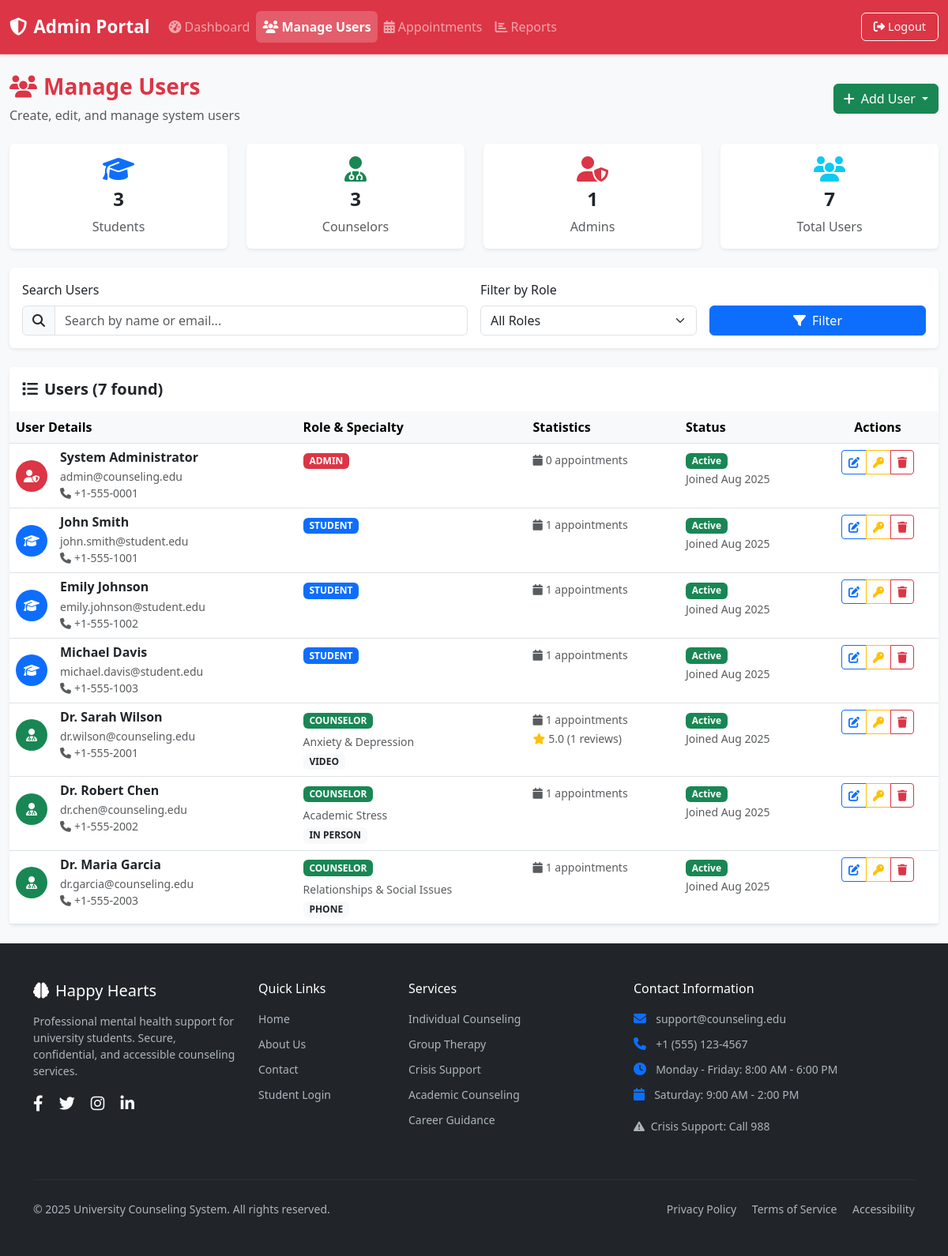
/admin/manage_users.php (signed in), run on the app's committed database.
### tables this page shows
CREATE TABLE users (
  id BIGINT AUTO_INCREMENT PRIMARY KEY,
  role ENUM('STUDENT','COUNSELOR','ADMIN') NOT NULL,
  name VARCHAR(150) NOT NULL,
  email VARCHAR(150) UNIQUE NOT NULL,
  password_hash VARCHAR(255) NOT NULL,
  phone VARCHAR(20),
  created_at TIMESTAMP DEFAULT CURRENT_TIMESTAMP
);

CREATE TABLE counselor_profiles (
  user_id BIGINT PRIMARY KEY,
  specialty VARCHAR(150),
  meeting_mode ENUM('IN_PERSON','VIDEO','PHONE'),
  bio TEXT,
  location VARCHAR(150),
  FOREIGN KEY (user_id) REFERENCES users(id) ON DELETE CASCADE
);

### admin/manage_users.php (the view, shortened to what this page needs)
<?php
require_once '../config/db.php';
$search = $_GET['search'] ?? '';
$query = "
    SELECT u.*, cp.specialty, cp.meeting_mode, cp.bio, cp.location,
           (SELECT COUNT(*) FROM appointments WHERE student_id = u.id OR counselor_id = u.id) as appointment_count,
           (SELECT AVG(rating) FROM feedback f
            JOIN sessions s ON f.session_id = s.id
            JOIN appointments a ON s.appointment_id = a.id
            WHERE a.counselor_id = u.id) as avg_rating,
           (SELECT COUNT(*) FROM feedback f
            JOIN sessions s ON f.session_id = s.id
            JOIN appointments a ON s.appointment_id = a.id
            WHERE a.counselor_id = u.id) as feedback_count
    FROM users u
    LEFT JOIN counselor_profiles cp ON u.id = cp.user_id
    WHERE 1=1
";
$params = [];
$query .= " ORDER BY u.created_at DESC";
$stmt = $pdo->prepare($query);
$stmt->execute($params);
$users = $stmt->fetchAll();
$stmt = $pdo->query("SELECT role, COUNT(*) as count FROM users GROUP BY role");
$role_counts = [];
while ($row = $stmt->fetch()) {
    $role_counts[$row['role']] = $row['count'];
}
?>
<!DOCTYPE html>
<html lang="en">
<head>
    <link href="https://cdn.jsdelivr.net/npm/bootstrap@5.3.0/dist/css/bootstrap.min.css" rel="stylesheet">
    <link href="https://cdnjs.cloudflare.com/ajax/libs/font-awesome/6.4.0/css/all.min.css" rel="stylesheet">
    <link href="../assets/css/app.css" rel="stylesheet">
</head>
<body class="bg-light">
    <?php include './includes/admin_header.php'; ?>
    <div class="container-fluid py-4">
        <div class="row">
            <div class="col-12">
                <div class="d-flex justify-content-between align-items-center mb-4">
                    <div>
                        <h1 class="h3 fw-bold text-danger">
                            <i class="fas fa-users me-2"></i>Manage Users
                        </h1>
                        <p class="text-muted mb-0">Create, edit, and manage system users</p>
                    </div>
                    <div class="dropdown">
                        <button class="btn btn-success dropdown-toggle" type="button" id="addUserDropdown" data-bs-toggle="dropdown" aria-expanded="false">
                            <i class="fas fa-plus me-2"></i>Add User
                        </button>
                    </div>
                </div>
            </div>
        </div>
        <div class="row g-4 mb-4">
            <div class="col-md-3">
                <div class="card border-0 shadow-sm text-center">
                    <div class="card-body">
                        <i class="fas fa-graduation-cap text-primary fs-2 mb-2"></i>
                        <h4 class="fw-bold"><?= $role_counts['STUDENT'] ?? 0 ?></h4>
                        <p class="text-muted mb-0">Students</p>
                    </div>
                </div>
            </div>
            <div class="col-md-3">
                <div class="card border-0 shadow-sm text-center">
                    <div class="card-body">
                        <i class="fas fa-user-md text-success fs-2 mb-2"></i>
                        <h4 class="fw-bold"><?= $role_counts['COUNSELOR'] ?? 0 ?></h4>
                        <p class="text-muted mb-0">Counselors</p>
                    </div>
                </div>
            </div>
            <div class="col-md-3">
                <div class="card border-0 shadow-sm text-center">
                    <div class="card-body">
                        <i class="fas fa-user-shield text-danger fs-2 mb-2"></i>
                        <h4 class="fw-bold"><?= $role_counts['ADMIN'] ?? 0 ?></h4>
                        <p class="text-muted mb-0">Admins</p>
                    </div>
                </div>
            </div>
            <div class="col-md-3">
                <div class="card border-0 shadow-sm text-center">
                    <div class="card-body">
                        <i class="fas fa-users text-info fs-2 mb-2"></i>
                        <h4 class="fw-bold"><?= array_sum($role_counts) ?></h4>
                        <p class="text-muted mb-0">Total Users</p>
                    </div>
                </div>
            </div>
        </div>
        <div class="card border-0 shadow-sm mb-4">
            <div class="card-body">
                <form method="GET" class="row g-3">
                    <div class="col-md-6">
                        <label for="search" class="form-label">Search Users</label>
                        <div class="input-group">
                            <span class="input-group-text"><i class="fas fa-search"></i></span>
                            <input type="text" class="form-control" id="search" name="search"
                                   placeholder="Search by name or email..." value="<?= htmlspecialchars($search) ?>">
                        </div>
                    </div>
                    <div class="col-md-3">
                        <label for="role" class="form-label">Filter by Role</label>
                        <select class="form-select" id="role" name="role">
                            <option value="">All Roles</option>
                        </select>
                    </div>
                    <div class="col-md-3">
                        <label class="form-label">&nbsp;</label>
                        <div class="d-grid">
                            <button type="submit" class="btn btn-primary">
                                <i class="fas fa-filter me-2"></i>Filter
                            </button>
                        </div>
                    </div>
                </form>
            </div>
        </div>
        <div class="card border-0 shadow-sm">
            <div class="card-header bg-white border-0 py-3">
                <h5 class="mb-0 fw-bold">
                    <i class="fas fa-list me-2"></i>Users (<?= count($users) ?> found)
                </h5>
            </div>
            <div class="card-body p-0">
                <div class="table-responsive">
                    <table class="table table-hover mb-0">
                        <thead class="table-light">
                            <tr>
                                <th>User Details</th>
                                <th>Role & Specialty</th>
                                <th>Statistics</th>
                                <th>Status</th>
                                <th class="text-center">Actions</th>
                            </tr>
                        </thead>
                        <tbody>
                            <?php foreach ($users as $user): ?>
                                <tr>
                                    <td>
                                        <div class="d-flex align-items-center">
                                            <div class="me-3">
                                                <div class="bg-<?= $user['role'] === 'ADMIN' ? 'danger' : ($user['role'] === 'COUNSELOR' ? 'success' : 'primary') ?>
                                                          text-white rounded-circle d-flex align-items-center justify-content-center"
                                                     style="width: 40px; height: 40px;">
                                                    <i class="fas fa-<?= $user['role'] === 'ADMIN' ? 'user-shield' : ($user['role'] === 'COUNSELOR' ? 'user-md' : 'graduation-cap') ?>"></i>
                                                </div>
                                            </div>
                                            <div>
                                                <h6 class="mb-1 fw-bold"><?= htmlspecialchars($user['name']) ?></h6>
                                                <p class="mb-0 text-muted small"><?= htmlspecialchars($user['email']) ?></p>
                                                <?php if ($user['phone']): ?>
                                                    <p class="mb-0 text-muted small">
                                                        <i class="fas fa-phone me-1"></i><?= htmlspecialchars($user['phone']) ?>
                                                    </p>
                                                <?php endif; ?>
                                            </div>
                                        </div>
                                    </td>
                                    <td>
                                        <span class="badge bg-<?= $user['role'] === 'ADMIN' ? 'danger' : ($user['role'] === 'COUNSELOR' ? 'success' : 'primary') ?> mb-1">
                                            <?= $user['role'] ?>
                                        </span>
                                        <?php if ($user['specialty']): ?>
                                            <br><small class="text-muted"><?= htmlspecialchars($user['specialty']) ?></small>
                                        <?php endif; ?>
                                        <?php if ($user['meeting_mode']): ?>
                                            <br><span class="badge bg-light text-dark"><?= str_replace('_', ' ', $user['meeting_mode']) ?></span>
                                        <?php endif; ?>
                                    </td>
                                    <td>
                                        <small class="text-muted">
                                            <i class="fas fa-calendar me-1"></i><?= $user['appointment_count'] ?> appointments
                                            <?php if ($user['role'] === 'COUNSELOR' && $user['avg_rating']): ?>
                                                <br><i class="fas fa-star text-warning me-1"></i><?= number_format($user['avg_rating'], 1) ?>
                                                (<?= $user['feedback_count'] ?> reviews)
                                            <?php endif; ?>
                                        </small>
                                    </td>
                                    <td>
                                        <span class="badge bg-success">Active</span>
                                        <br><small class="text-muted">Joined <?= date('M Y', strtotime($user['created_at'])) ?></small>
                                    </td>
                                    <td class="text-center">
                                        <div class="btn-group" role="group">
                                            <button type="button" class="btn btn-sm btn-outline-primary"
                                                    data-bs-toggle="modal" data-bs-target="#editUserModal"
                                                    onclick="editUser(<?= htmlspecialchars(json_encode($user)) ?>)">
                                                <i class="fas fa-edit"></i>
                                            </button>
                                            <button type="button" class="btn btn-sm btn-outline-warning"
                                                    data-bs-toggle="modal" data-bs-target="#resetPasswordModal"
                                                    data-user-id="<?= $user['id'] ?>" data-user-name="<?= htmlspecialchars($user['name']) ?>">
                                                <i class="fas fa-key"></i>
                                            </button>
                                            <button type="button" class="btn btn-sm btn-outline-danger"
                                                    data-bs-toggle="modal" data-bs-target="#deleteUserModal"
                                                    data-user-id="<?= $user['id'] ?>" data-user-name="<?= htmlspecialchars($user['name']) ?>">
                                                <i class="fas fa-trash"></i>
                                            </button>
                                        </div>
                                    </td>
                                </tr>
                            <?php endforeach; ?>
                        </tbody>
                    </table>
                </div>
            </div>
        </div>
    </div>
    <?php include '../includes/footer.php'; ?>
</body>
</html>

### data on the page
users: id "3", name "Emily Johnson", email "emily.johnson@student.edu", phone "+1-555-1002", role "STUDENT", appointment_count "1", created_at "Aug 2025"
users: name "System Administrator", email "admin@counseling.edu", phone "+1-555-0001", role "ADMIN", appointment_count "0", created_at "Aug 2025"
users: name "John Smith", email "john.smith@student.edu", phone "+1-555-1001", role "STUDENT", appointment_count "1", created_at "Aug 2025"
users: name "Michael Davis", email "michael.davis@student.edu", phone "+1-555-1003", role "STUDENT", appointment_count "1", created_at "Aug 2025"
counselor_profiles: user_id.name "Dr. Sarah Wilson", user_id.email "dr.wilson@counseling.edu", user_id.phone "+1-555-2001", user_id.role "COUNSELOR", specialty "Anxiety & Depression", meeting_mode "VIDEO", appointment_count "1", avg_rating "5.0", feedback_count "1", user_id.created_at "Aug 2025"
counselor_profiles: user_id.name "Dr. Robert Chen", user_id.email "dr.chen@counseling.edu", user_id.phone "+1-555-2002", user_id.role "COUNSELOR", specialty "Academic Stress", meeting_mode "IN PERSON", appointment_count "1", user_id.created_at "Aug 2025"
counselor_profiles: user_id.name "Dr. Maria Garcia", user_id.email "dr.garcia@counseling.edu", user_id.phone "+1-555-2003", user_id.role "COUNSELOR", specialty "Relationships & Social Issues", meeting_mode "PHONE", appointment_count "1", user_id.created_at "Aug 2025"

### other printed values
$role_counts['ADMIN'] "1"
array_sum($role_counts) "7"
count($users) "7"
